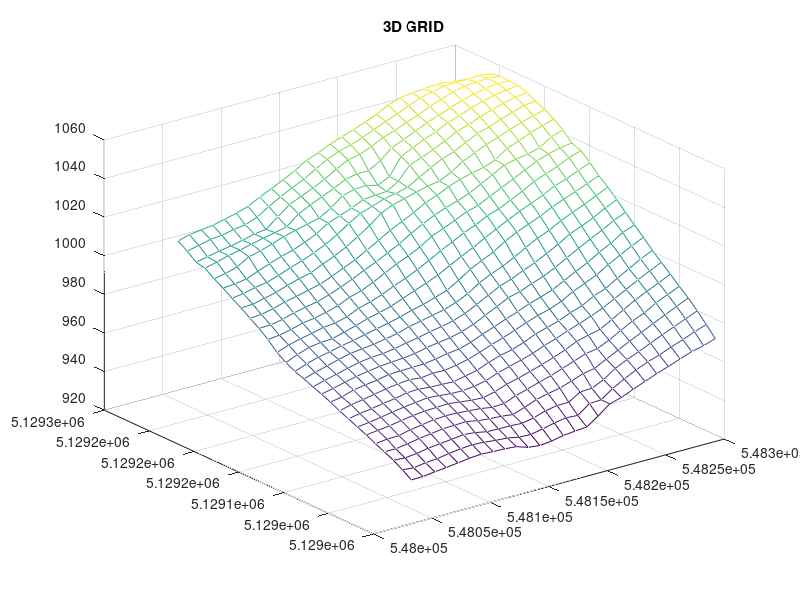
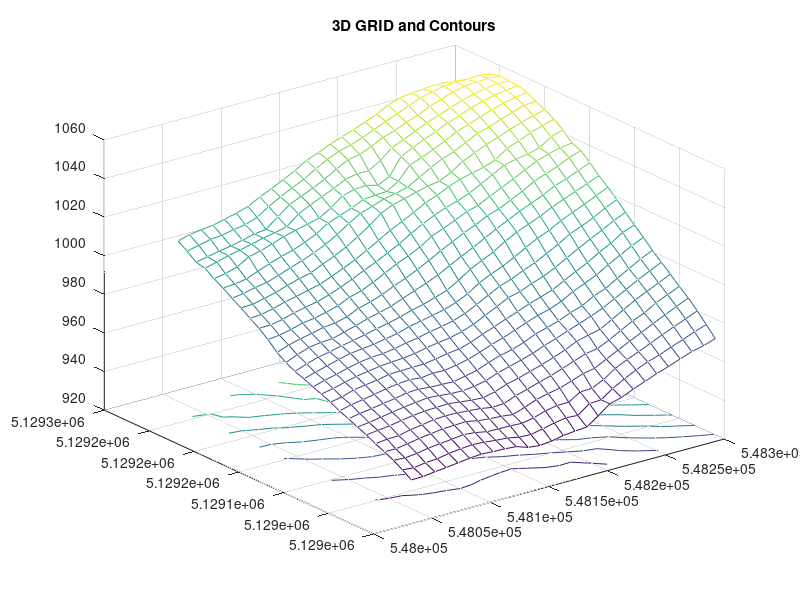
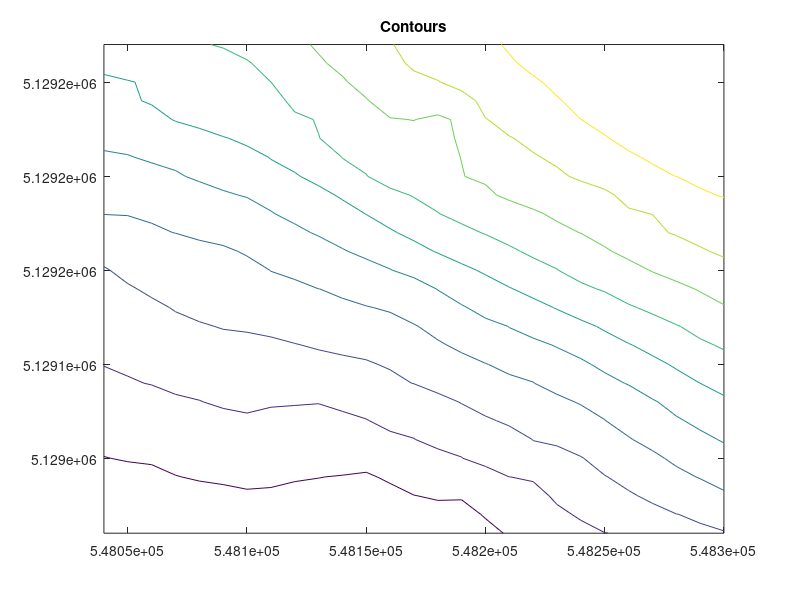

Write the MATLAB code that produced these figures, in order.
% LiDAR data processing
 % load input data
 load lidar.txt;
 % data stored in array 'lidar' same as lidar = dlmread('lidar.txt', ',');
 % set window for processing
 xmin = 548040;
 ymin = 5129010;
 xmax = 548300;
 ymax = 5129270;
 dx = 10;    % GRID step
 dy = 10;
 % generate x & y grid
[x, y] = meshgrid(xmin:dx:xmax, ymin:dy:ymax);
 % grid interpolation for z
 z = griddata(lidar(:,1), lidar(:,2), lidar(:,3), x, y, 'linear');
 figure();    % 3D surface plot
 mesh(x, y, z);    % display mesh in 3D
 title('3D GRID');
 figure();
 meshc(x, y, z);   % display contours
 title('3D GRID and Contours');
 % contour lines
 figure(); contour(x, y, z);
 title('Contours');
 % volume calculation above 1000 m
 vol = 0;
 [r, c] = size(z);
 for ir = 1:r
     for ic = 1:c
         p = z(ir, ic);
         if (p > 1000)
             vol += dx * dy * (p - 1000);
         end
     end
 end
 printf('Volume above 1000m: %.0f m3\n', vol);
 % vectorized solution for volume calculation
 vol1 = sum(z(z > 1000) - 1000) * dx * dy;
 printf('Volume above 1000m: %.0f m3 (vectorized)\n', vol1);
